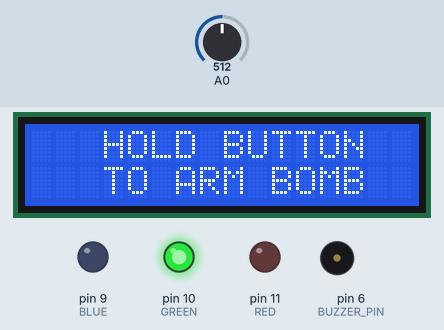
This sketch was run on a simulated Arduino Uno, built with avr-gcc and run on an emulated ATmega328P. Parts: 16×2 character LCD, output pins drawn as LEDs (lit = HIGH), buzzer (waves = sounding, pin HIGH). The test bench sets the inputs (shaded band); at power-on: A0 = 512. What the sketch prints to the serial monitor is not drawn.

Above: at 0.1 s.
1.3 s: A0 set to 983
At 3.0 s:
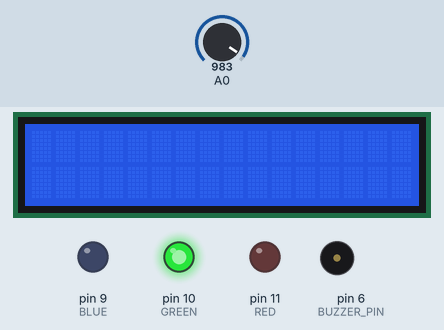
3.1 s: A0 set to 1016
At 3.53 s:
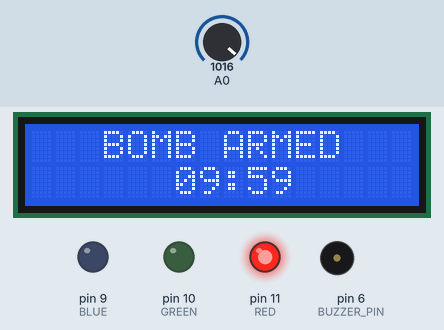
At 4.2 s:
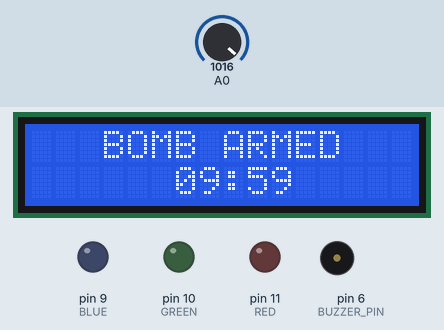
Timing chart, 0 to 11.9 s (numbered marks = the images above; inputs shaded):
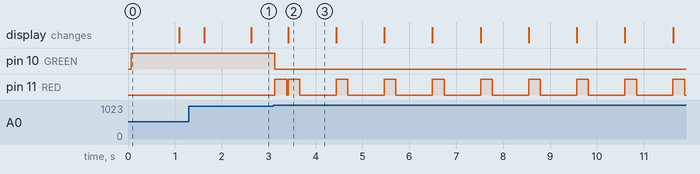

Measured:
- the behaviour switches between 999 and 1000 on A0 (found by bisection; images 1 and 2)
- after the input at 3.1 s, pin 10 (GREEN): HIGH → LOW at once; pin 11 (RED): goes HIGH 0.25 s, LOW 0.03 s, 8 × (HIGH 0.25 s, LOW 0.78 s), HIGH 0.25 s, then LOW, starting at once; the display: changes after 0.31 s (image 2)

The sketch:

csGO_bomb.ino
```cpp
#include <Wire.h>
#include <LiquidCrystal_I2C.h>

#define RED 11
#define GREEN 10
#define BLUE 9
#define BTN A0
#define BUZZER_PIN 6

LiquidCrystal_I2C lcd(0x27, 16, 2);

bool bombArmed = false;
bool countingDown = false;
bool exploded = false;

void redLED() {
    digitalWrite(RED, HIGH);
    digitalWrite(GREEN, LOW);
    digitalWrite(BLUE, LOW);
}

void redFlashingLED() {
    digitalWrite(RED, HIGH);
    digitalWrite(GREEN, LOW);
    digitalWrite(BLUE, LOW);
    delay(250);
    digitalWrite(RED, LOW);
    digitalWrite(GREEN, LOW);
    digitalWrite(BLUE, LOW);

}

void greenLED() {
    digitalWrite(RED, LOW);
    digitalWrite(GREEN, HIGH);
    digitalWrite(BLUE, LOW);
}

void blueLED() {
    digitalWrite(RED, LOW);
    digitalWrite(GREEN, LOW);
    digitalWrite(BLUE, HIGH);
}

void displayARM() {
    lcd.clear();
    lcd.setCursor(0,0);
    lcd.print("   BOMB ARMED   ");
    lcd.setCursor(0,1);
    lcd.print("HOLD BTN 2 START");
    delay(1000);
    lcd.clear();
    delay(500);
}

void displayARMED() {
    lcd.setCursor(0,0);
    lcd.print("   HOLD BUTTON  ");
    lcd.setCursor(0,1);
    lcd.print("   TO ARM BOMB  ");
    delay(1000);
    lcd.clear();
    delay(500);
}

void displayExploded() {
    lcd.setCursor(0,0);
    lcd.print("      BOOM      ");
    lcd.setCursor(0,1);
    lcd.print("      BOOM      ");
    delay(500);
    lcd.clear();
    delay(500);
}

void displayCOUNTDOWN() {
    lcd.clear();
    int digits[] = {1,0,0,0};

    for (int i = 1; i <= 600; i++) {
      if (digits[0] == 1) {
        digits[0] = 0;
        digits[1] = 9;
        digits[2] = 5;
        digits[3] = 9;
        lcd.clear();
        lcd.setCursor(0, 0);
        lcd.println("   BOMB ARMED   ");
        lcd.setCursor(6, 1);
        lcd.print(digits[0]);
        lcd.print(digits[1]);
        lcd.print(":");
        lcd.print(digits[2]);
        lcd.print(digits[3]);
        Serial.print(digits[0]);
        Serial.print(digits[1]);
        Serial.print(":");
        Serial.print(digits[2]);
        Serial.println(digits[3]);
        redFlashingLED();
        delay(750);
      } else {
        digits[3]--;
        if (digits[3] < 0) {
          digits[2]--;
          digits[3] = 9;
        }
        if (digits[2] < 0) {
          digits[1]--;
          digits[2] = 5;
        }
        if (digits[0] == 0 & digits[1] == 0 && digits[2] == 0 && digits[3] == 0) {
          exploded = true;
          bombArmed = false;
          countingDown = false;
          break;
        }
        lcd.clear();
        lcd.setCursor(0, 0);
        lcd.println("   BOMB ARMED   ");
        lcd.setCursor(6, 1);
        lcd.print(digits[0]);
        lcd.print(digits[1]);
        lcd.print(":");
        lcd.print(digits[2]);
        lcd.print(digits[3]);
        Serial.print(digits[0]);
        Serial.print(digits[1]);
        Serial.print(":");
        Serial.print(digits[2]);
        Serial.println(digits[3]);
        redFlashingLED();
        delay(750);
      }
    }

    Serial.print(digits[0]);
    Serial.print(digits[1]);
    Serial.print(":");
    Serial.print(digits[2]);
    Serial.print(digits[3]);

}

void setup() {
  lcd.init();
  lcd.backlight();
  Serial.begin(9600);
  pinMode(RED, OUTPUT);
  pinMode(GREEN, OUTPUT);
  pinMode(BLUE, OUTPUT);
  pinMode(BUZZER_PIN, OUTPUT);
}

void loop() {

  if (exploded == true) {
    redLED();
    displayExploded();
  }

  if (bombArmed == true && countingDown == false && exploded == false) {
    redLED();
    displayARM();
  }

  if (bombArmed == false && countingDown == false) {
    greenLED();
    displayARMED();
  }

  if (bombArmed == true && countingDown == true ) {
    redFlashingLED();
    displayCOUNTDOWN();
  }

  if (analogRead(A0) >= 1000 && bombArmed == false) {
    Serial.println("Button Pressed");
    bombArmed = true;
  }

  if (analogRead(A0) >= 1000 && bombArmed == true) {
    Serial.println("Button Pressed");
    countingDown = true;
  }

}
```
